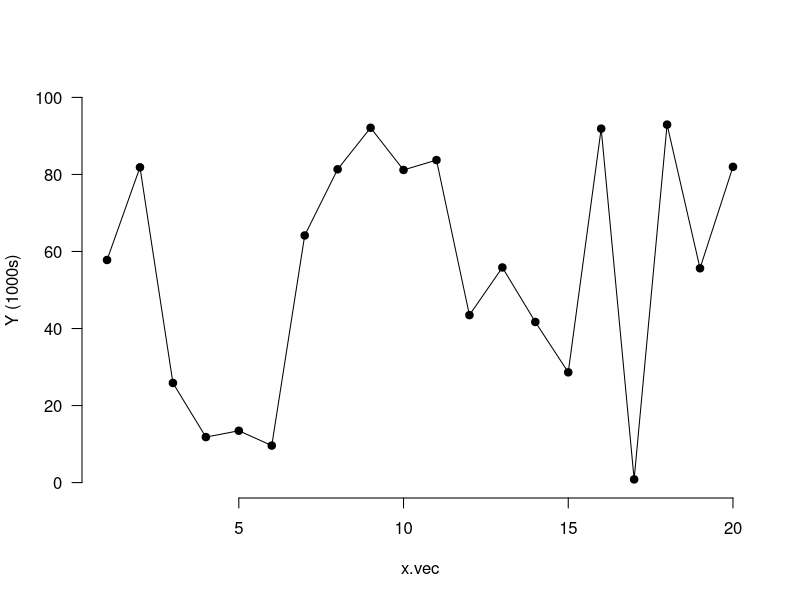

The R script that drew this image:
# Prelim, turn into function

n <- 20
exp.test <- 5

x.vec <- 1:n
y.vec <-  sample(1: 10^exp.test,n)


y.range<- c(0,max(y.vec))
y.ticks <- pretty(y.range)
y.lim <- range(y.ticks)

calc.scale <- floor(log10(max(y.ticks)) )



if(calc.scale <= 3){
                    y.label.scale <- 1
                    y.label <- "Y"
                      
                    }

if(calc.scale > 3 & calc.scale <= 5 ){
                    y.label.scale <- 3
                    y.label <- "Y (1000s)"   
                    }

if(calc.scale > 5){
                    y.label.scale <- 6
                    y.label <- "Y (Mill)"
                    
                    }


plot(x.vec,y.vec, axes=FALSE, bty = "n", pch=19, type="o", ylim=y.lim,ylab=y.label)
axis(1)
axis(2,at=y.ticks,labels= round(y.ticks / 10^y.label.scale,2),las=2)

